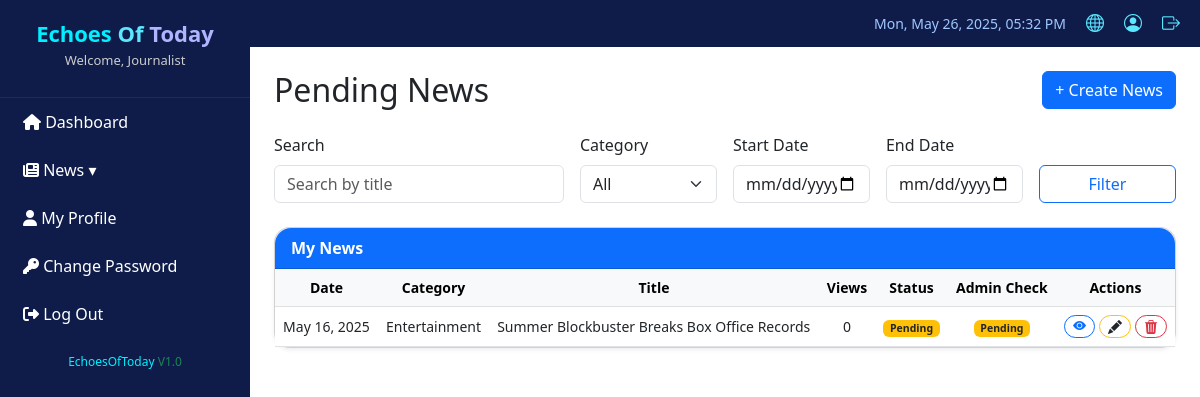
/journalist/newsByStatus.php?status=pending_review, run on an earlier commit of the app's database.
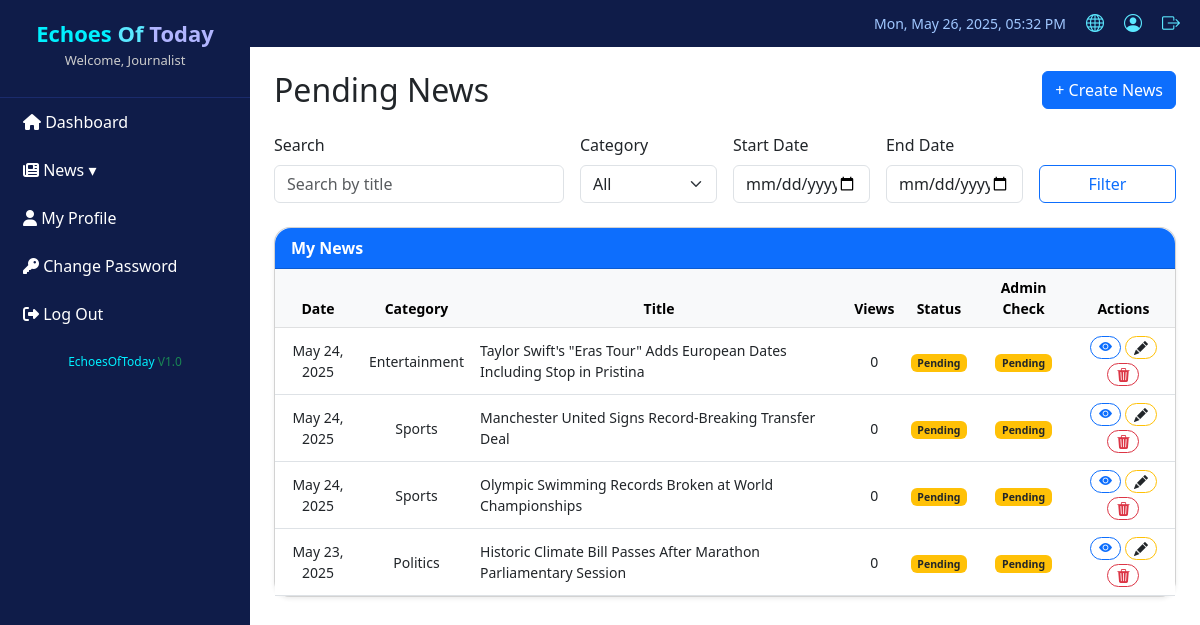
And on a later commit of the database.
### tables this page shows
CREATE TABLE `articles` (
  `id` int(11) NOT NULL,
  `title` varchar(255) NOT NULL,
  `slug` varchar(255) NOT NULL,
  `content` longtext NOT NULL,
  `excerpt` text DEFAULT NULL,
  `featured_image` varchar(255) DEFAULT NULL,
  `author_id` int(11) NOT NULL,
  `category_id` int(11) NOT NULL,
  `status` enum('pending_review','published','rejected') DEFAULT 'pending_review',
  `is_featured` tinyint(1) DEFAULT 0,
  `trending` tinyint(1) DEFAULT 0,
  `youtube_link` varchar(255) DEFAULT NULL,
  `has_video` tinyint(1) DEFAULT 0,
  `view_count` int(11) DEFAULT 0,
  `published_at` timestamp NULL DEFAULT NULL,
  `created_at` timestamp NOT NULL DEFAULT current_timestamp(),
  `updated_at` timestamp NOT NULL DEFAULT current_timestamp() ON UPDATE current_timestamp(),
  `tags` varchar(255) DEFAULT NULL
);

CREATE TABLE `categories` (
  `id` int(11) NOT NULL,
  `name` varchar(50) NOT NULL,
  `slug` varchar(50) NOT NULL,
  `description` text DEFAULT NULL,
  `is_active` tinyint(1) DEFAULT 1,
  `display_order` int(11) DEFAULT 0,
  `created_at` timestamp NOT NULL DEFAULT current_timestamp(),
  `updated_at` timestamp NOT NULL DEFAULT current_timestamp() ON UPDATE current_timestamp()
);

### journalist/newsByStatus.php (the view, shortened to what the changed rows need)
<?php
include('../includes/db_connection.php');
$journalist_id = $_SESSION['user_id'] ?? 2;
$journalist_id = intval($journalist_id);
$allowed_statuses = [
  'published' => 'Approved News',
  'rejected' => 'Rejected News',
  'pending_review' => 'Pending News'
];
$status_filter = $_GET['status'] ?? '';
$page_title = $allowed_statuses[$status_filter];
$limit = 10;
$page = isset($_GET['page']) && is_numeric($_GET['page']) ? (int) $_GET['page'] : 1;
$offset = ($page - 1) * $limit;
?>
<!DOCTYPE html>
<html lang="en">
<head>
  <link rel="stylesheet" href="css/journalist_style.css">
  <link href="https://cdn.jsdelivr.net/npm/bootstrap@5.3.0/dist/css/bootstrap.min.css" rel="stylesheet" />
  <link href="https://cdn.jsdelivr.net/npm/bootstrap-icons/font/bootstrap-icons.css" rel="stylesheet" />
</head>
<body>
  <div class="d-flex">
    <?php include 'journalistNavBar.php'; ?>
    <div class="container-fluid p-0" style="margin-left: 250px;">
      <?php include 'header.php'; ?>
      <div class="p-4">
        <div class="d-flex justify-content-between align-items-center mb-4">
          <h2 class="mb-0"><?= htmlspecialchars($page_title) ?></h2>
        </div>
        <?php
        $base_query = "
          FROM articles a
          LEFT JOIN categories c ON a.category_id = c.id
          WHERE a.author_id = $journalist_id AND a.status = '$status_filter'
        ";
        $final_query = "SELECT a.*, c.name AS category_name $base_query ORDER BY a.created_at DESC LIMIT $limit OFFSET $offset";
        $articles_result = mysqli_query($conn, $final_query);
        include 'newsTable.php';
        ?>
      </div>
    </div>
  </div>
</body>
</html>

### journalist/newsTable.php (shortened to what the changed rows need)
<?php
$show_edit_column = true;
?>
<div class="card shadow-sm rounded-4">
  <div class="card-body p-0">
    <table class="table table-hover align-middle mb-0">
      <thead class="table-light text-center">
        <tr>
          <th scope="col">Date</th>
          <th scope="col">Category</th>
          <th scope="col">Title</th>
          <th scope="col">Views</th>
          <th scope="col">Status</th>
          <th scope="col">Admin Check</th>
          <?php if ($show_edit_column): ?>
            <th scope="col">Actions</th>
          <?php endif; ?>
        </tr>
      </thead>
      <tbody>
        <?php while ($article = mysqli_fetch_assoc($articles_result)): ?>
          <tr class="text-center">
            <td><?= date("M d, Y", strtotime($article['created_at'])) ?></td>
            <td><?= htmlspecialchars($article['category_name']) ?></td>
            <td class="text-start"><?= htmlspecialchars($article['title']) ?></td>
            <td><?= intval($article['view_count']) ?></td>
            <td>
              <?php
              switch ($article['status']) {
                case 'pending_review':
                  echo '<span class="badge bg-warning text-dark">Pending</span>';
                  break;
              }
              ?>
            </td>
            <td>
              <?php
              switch ($article['status']) {
                case 'pending_review':
                  echo '<span class="badge bg-warning text-dark">Pending</span>';
                  break;
              }
              ?>
            </td>
            <?php if ($show_edit_column): ?>
              <td>
                <div class="d-flex justify-content-center gap-1 flex-wrap">
                  <a href="viewNews.php?id=<?= $article['id'] ?>" class="btn btn-outline-primary btn-sm py-0 px-2 rounded-pill">
                    <i class="bi bi-eye-fill"></i>
                  </a>
                  <?php if (in_array($article['status'], ['pending_review', 'rejected'])): ?>
                    <a href="editNews.php?id=<?= $article['id'] ?>"
                      class="btn btn-outline-warning btn-sm py-0 px-2 rounded-pill text-dark">
                      <i class="bi bi-pencil-fill"></i>
                    </a>
                    <button type="button"
                      class="btn btn-outline-danger btn-sm py-0 px-2 rounded-pill"
                      data-bs-toggle="modal"
                      data-bs-target="#deleteModal"
                      onclick="setDeleteArticleId(<?= $article['id'] ?>)">
                      <i class="bi bi-trash3-fill"></i>
                    </button>
                  <?php endif; ?>
                </div>
              </td>
            <?php endif; ?>
          </tr>
        <?php endwhile; ?>
      </tbody>
    </table>
  </div>
</div>

What changed in the data, as far as the page shows it:
no longer on this page (row edited): articles: created_at "May 16, 2025", category.name "Entertainment", title "Summer Blockbuster Breaks Box Office Records", view_count "0", status "Pending"
added articles: created_at "May 24, 2025", category.name "Entertainment", title "Taylor Swift's \"Eras Tour\" Adds European Dates Including Stop in Pristina", view_count "0", status "Pending"
added articles: created_at "May 24, 2025", category.name "Sports", title "Manchester United Signs Record-Breaking Transfer Deal", view_count "0", status "Pending"
added articles: created_at "May 24, 2025", category.name "Sports", title "Olympic Swimming Records Broken at World Championships", view_count "0", status "Pending"
now on this page (row edited): articles: created_at "May 23, 2025", category.name "Politics", title "Historic Climate Bill Passes After Marathon Parliamentary Session", view_count "0", status "Pending"
